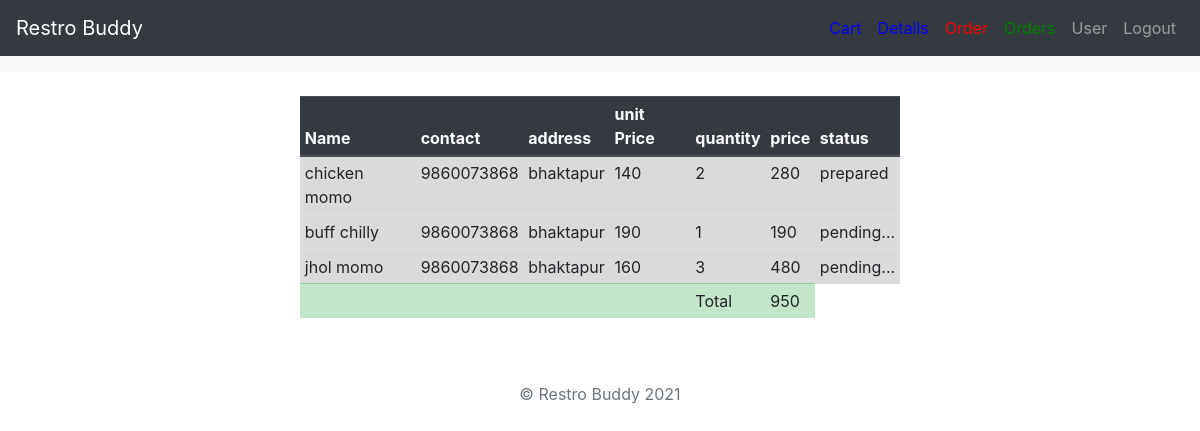
The page /on_order/user/ (signed in) on the database its author committed.
### main/models.py (models this page shows, shortened)
class OnOrder(models.Model):
    item = models.ForeignKey(Item, on_delete=models.CASCADE)
    user = models.ForeignKey(User, on_delete=models.CASCADE)
    quantity = models.IntegerField(default=1)
    address = models.CharField(max_length=100)
    contact = models.CharField(max_length=50)
    status = models.CharField(max_length=100, default="pending...", blank=True)
    @property
    def price(self):
        price = self.item.price*self.quantity
        return price

class Item(models.Model):
    category = models.ForeignKey(Category, on_delete=models.CASCADE)
    image = models.ImageField(upload_to="media/")
    name = models.CharField(max_length=100)
    price = models.IntegerField(default=0)
    time = models.IntegerField(default=0)

### main/views.py (the view)
# urls.py: path('on_order/<slug:user>/', views.on_order, name='on_order'),
@login_required(login_url='login')
def on_order(request, user):
    order = OnOrder.objects.filter(user=request.user)
    return render(request, "main/on_order.html", {'order': order})

### main/templates/main/on_order.html (shortened to what this page needs)
<!DOCTYPE html>
<html lang="en">
<head>
</head>
<body>
{% extends "base.html" %}
{% block content %}
<table align="center" id="table" class="table table-sm" style="max-width: 600px;max-height: 400px;">
		<thead class="thead-dark">
			<tr>
			<th>Name</th>
			<th>contact</th>
            <th>address</th>
			<th>unit Price</th>
			<th>quantity</th>
			<th>price</th>
			<th>status</th>
			</tr>
		</thead>
		<tbody>
        {% for order in order %}
			<tr class="table-active">
			<td>{{order.item.name}}</td>
			<td>{{order.contact}}</td>
            <td>{{order.address}}</td>
			<td>{{order.item.price}}</td>
			<td>{{order.quantity}}</td>
            <td class="price">{{order.price}}</td>
			<td>{{order.status}}</td>
			</tr>
		{% endfor %}
			<tr class="table-success">
			<td></td>
			<td></td>
            <td></td>
			<td></td>
			<td>Total</td>
            <td class="total"></td>
			</tr>
		</tbody>
</table>
{% endblock %}

### restaurant/templates/restaurant/base.html (shortened to what this page needs)
<!DOCTYPE html>
<html lang="en">
<head>
    <link rel="stylesheet" href="https://stackpath.bootstrapcdn.com/bootstrap/4.3.1/css/bootstrap.min.css"
>
</head>
<body>
<div>
    <nav class="navbar navbar-expand-sm navbar-dark bg-dark" id="nav">
        <a class="navbar-brand" href="/"> Restro Buddy</a>
        <div class="collapse navbar-collapse">
            {% if user.is_authenticated %}
            <ul class="navbar-nav ml-auto" style="text-transform:capitalize;">
                {% if user.is_superuser %}
                <li class="nav-item">
                    <a class="nav-link " style="color:green;" href="/on_allorders/">Online Orders</a>
                </li>
                <li class="nav-item">
                    <a class="nav-link " style="color:green;" href="/result-page/">Orders</a>
                </li>
                <li class="nav-item">
                    <a class="nav-link " href="/">{{user.username}}</a>
                </li>
                {% else %}
                <li class="nav-item">
                    <a class="nav-link" style="color:blue;" href="/cart/">Cart</a>
                </li>
                <li class="nav-item">
                    <a class="nav-link" style="color:blue;" href="/order_details/">Details</a>
                </li>
                <li class="nav-item">
                    <a class="nav-link" style="color:red;" href="/on_orders/">Order</a>
                </li>
                <li class="nav-item">
                    <a class="nav-link " style="color:green;" href="/on_order/{{user}}/">Orders</a>
                </li>
                <li class="nav-item">
                    <a class="nav-link" href="/">{{user.username}}</a>
                </li>
                {% endif %}
                <li class="nav-item">
                    <a class="nav-link" href="/logout">logout</a>
                </li>
            </ul>
            {%endif%}
        </div>
    </nav>
</div>
<div class="sticky-top">
    <nav class="navbar navbar-expand-md navbar-light bg-light" id="nav2">
    </nav>
</div>
<div class="container">
    <br>
    {% block content%}
    {% endblock %}
</div>
<br>
<br>
<footer class="text-muted">
    <div class="container text-center">
        <p>© Restro Buddy {% now "Y" %}</p>
    </div>
</footer>
</body>
</html>

### rows shown on the page
OnOrder: item.name "chicken momo", contact "9860073868", address "bhaktapur", item.price "140", quantity "2", price "280", status "prepared"
OnOrder: item.name "buff chilly", contact "9860073868", address "bhaktapur", item.price "190", quantity "1", price "190", status "pending..."
OnOrder: item.name "jhol momo", contact "9860073868", address "bhaktapur", item.price "160", quantity "3", price "480", status "pending..."

### other values the page prints
{{ user.username }} "User"
